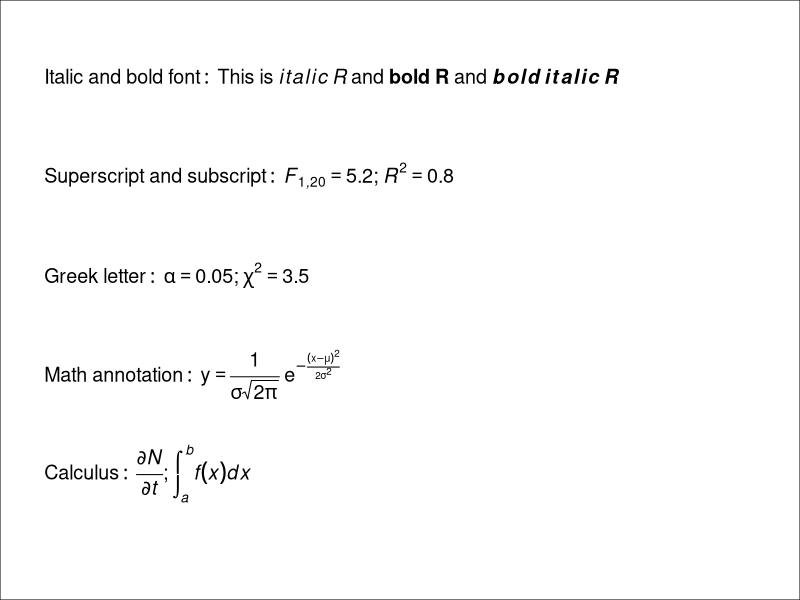
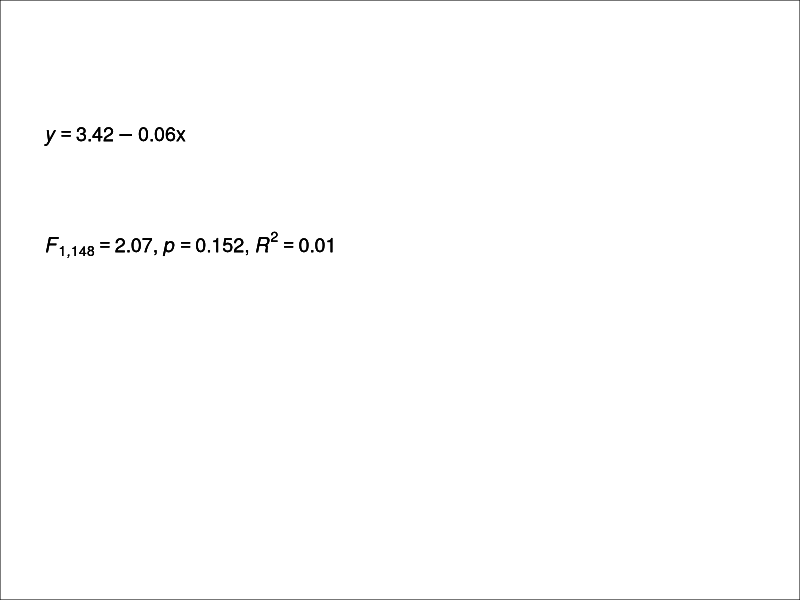
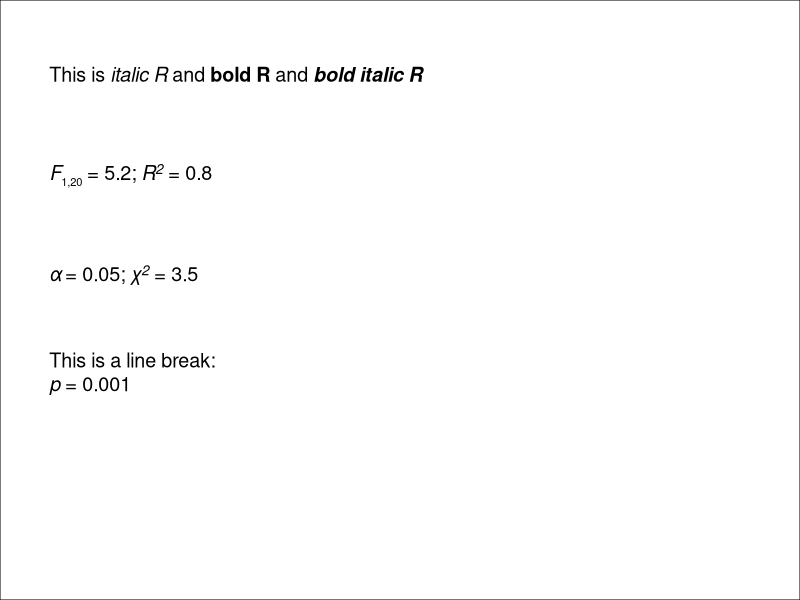

R code for these plots, in order:
## ---- chunk 1
knitr::opts_chunk$set(message = F, 
                      error = F, 
                      warning = F,
                      fig.align = "center")

## ---- chunk 2
library(tidyverse)

### Common math expressions and symbols
ggplot() + 
  annotate(geom = "text", x = 1, y = 1, label = expression(Italic~and~bold~font:~This~is~italic(italic~R)~and~bold(bold~R)~and~bolditalic(bold~italic~R)), size = 5, hjust = 0) + 
  annotate(geom = "text", x = 1, y = 0.8, label = expression(Superscript~and~subscript:~italic(F[1*","*20]) == 5.2*";"~italic(R^2) == 0.8), size = 5, hjust = 0) + 
  annotate(geom = "text", x = 1, y = 0.6, label = expression(Greek~letter:~italic(alpha) == 0.05*";"~italic(chi^2) == 3.5), size = 5, hjust = 0) + 
  annotate(geom = "text", x = 1, y = 0.4, label = expression(Math~annotation:~y == frac(1, sigma*sqrt(2*pi))~e^-frac((x-mu)^2, 2*sigma^2)), size = 5, hjust = 0) + 
  annotate(geom = "text", x = 1, y = 0.2, label = expression(Calculus:~italic(frac(partialdiff*N, partialdiff*t))*";"~italic(integral(f(x)*dx, a, b))), size = 5, hjust = 0) + 
  scale_x_continuous(limits = c(0.9, 10)) +
  scale_y_continuous(limits = c(0, 1.1)) + 
  theme_void() +
  theme(plot.background = element_rect())

## ---- chunk 3
### Create functions that extract linear model results
# function for extracting coefficients
lm_coefficients_fun <- function(model){
  
  a <- round(coef(model)[1], 2)
  b <- round(coef(model)[2], 2)
  
  if (b > 0) {
    
    # use ".()" to substitute object values in the expression
    equation <- bquote(italic(y) == .(a) + .(b)*x)
    
  } else {
    
    b <- abs(b)
    equation <- bquote(italic(y) == .(a) - .(b)*x)
    
  }
  
  return(equation)
}

# function for extracting statistical results
lm_stat_results_fun <- function(model){
  
  f <- round(summary(model)$fstatistic[1], digits = 2)
  df1 <- round(summary(model)$fstatistic[2], 1)
  df2 <- round(summary(model)$fstatistic[3], 1)
  p_value <- round(anova(model)$`Pr(>F)`[1], 3)
  r2 <- round(summary(model)$r.squared, digits = 2)
  
  
  if (p_value > 0.001) {
    
    # use ".()" to substitute object values in the expression
    statistics <- bquote(italic(F[.(df1)*","*.(df2)]) == .(f)*","~italic(p) == .(p_value)*","~italic(R^2) ==.(r2))
    
  } else {
    
    statistics <- bquote(italic(F[.(df1)*","*.(df2)]) == .(f)*","~italic(p) < 0.001*","~italic(R^2) == .(r2))
    
  }
  
  return(statistics)
}

### Extract model results and store the expressions as objects
lm_iris <- lm(Sepal.Width ~ Sepal.Length, data = iris)
coefs <- lm_coefficients_fun(model = lm_iris)
stats <- lm_stat_results_fun(model = lm_iris)

### Use "bquote()" again to add the expressions to the plot
ggplot() +
  annotate(geom = "text", x = 1, y = 1, label = bquote(.(coefs)), size = 5, hjust = 0) + 
  annotate(geom = "text", x = 1, y = 0.9, label = bquote(.(stats)), size = 5, hjust = 0) + 
  scale_x_continuous(limits = c(0.9, 10)) +
  scale_y_continuous(limits = c(0.6, 1.1)) + 
  theme_void() +
  theme(plot.background = element_rect())

## ---- chunk 4
library(ggtext)

ggplot() +
  geom_richtext(aes(x = 1, y = 1), label = "This is *italic R* and **bold R** and _**bold italic R**_", size = 5, hjust = 0, fill = NA, label.color = NA) + 
  geom_richtext(aes(x = 1, y = 0.8), label = "*F*<sub><span style='font-size: 8pt'>1,20</span></sub> = 5.2; *R<sup><span style='font-size: 10pt'>2</span></sup>* = 0.8", size = 5, hjust = 0, fill = NA, label.color = NA) + 
  geom_richtext(aes(x = 1, y = 0.6), label = "*&alpha;* = 0.05; *&chi;<sup><span style='font-size: 10pt'>2</span></sup>* = 3.5", size = 5, hjust = 0, fill = NA, label.color = NA) + 
  geom_richtext(aes(x = 1, y = 0.4), label = "This is a line break: <br> *p* = 0.001", size = 5, hjust = 0, fill = NA, label.color = NA) + 
  scale_x_continuous(limits = c(0.9, 10)) +
  scale_y_continuous(limits = c(0, 1.1)) + 
  theme_void() +
  theme(plot.background = element_rect())

